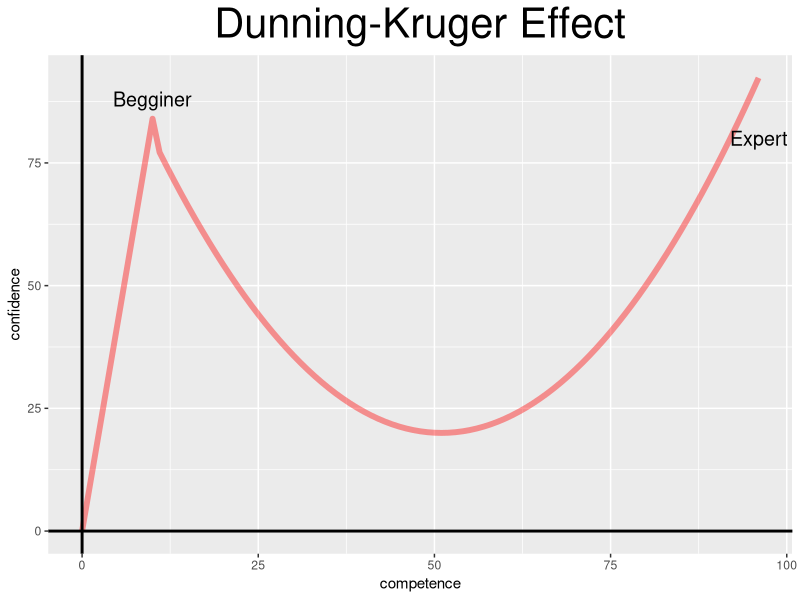

This chart was generated by the following R code:
# Title     : TODO
# Objective : TODO
# Created by: Michisato
# Created on: 2020/05/30
library(tidyverse)
competence <- 0:96
confidence <- NULL
for (i in competence){
  confidence <- c(confidence,
                  if_else(i <= 10, true = i * 8.4, false = 1/28 * (i - 51)^2 + 20))
}
g <- ggplot(data = NULL, aes(x = competence, y = confidence)) +
  geom_line(color = "red", size = 2, alpha = 0.4) +
  geom_hline(yintercept = 0, size=1) +
  geom_vline(xintercept = 0, size=1) +
  ggtitle("Dunning-Kruger Effect") +
  theme(plot.title = element_text(hjust = 0.5, size = 30)) +
  annotate("text", x=10,   y=88, label="Begginer", size=5) +
  annotate("text", x=96, y=80, label="Expert", size = 5)

g
